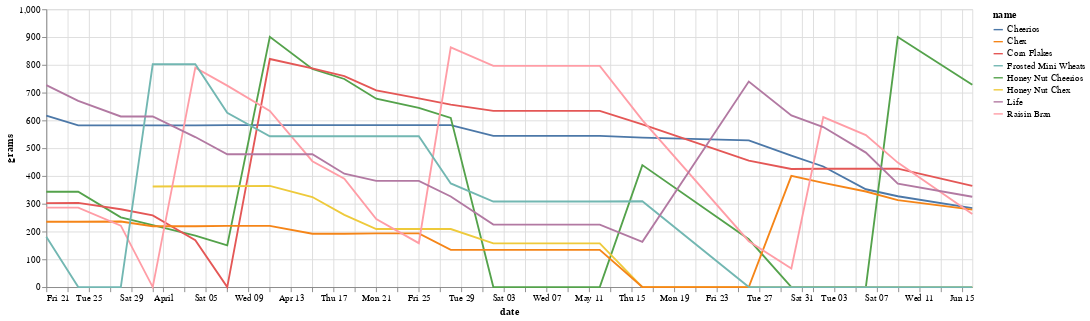

The notebook cell saved with this chart:
### Code cell
alt.Chart(cereal_ts).mark_line().encode(
    x='date:T',
    y='grams:Q',
    color='name:N'
).properties(
    width = 1000
)

### Figure 1 — Vega-Lite specification as saved in the notebook (floating-point values rounded to 4 significant figures; data arrays with more than 128 entries replaced by an {"elided": "..."} marker saying what was removed)
{"config": {"view": {"continuousWidth": 300, "continuousHeight": 300}}, "data": {"name": "data-03d735b9952ef0e4ce2d2d3245e97d3d"}, "mark": {"type": "line"}, "encoding": {"color": {"field": "name", "type": "nominal"}, "x": {"field": "date", "type": "temporal"}, "y": {"field": "grams", "type": "quantitative"}}, "width": 1000, "$schema": "https://vega.github.io/schema/vega-lite/v5.20.1.json", "datasets": {"data-03d735b9952ef0e4ce2d2d3245e97d3d": {"elided": "181 records"}}}
